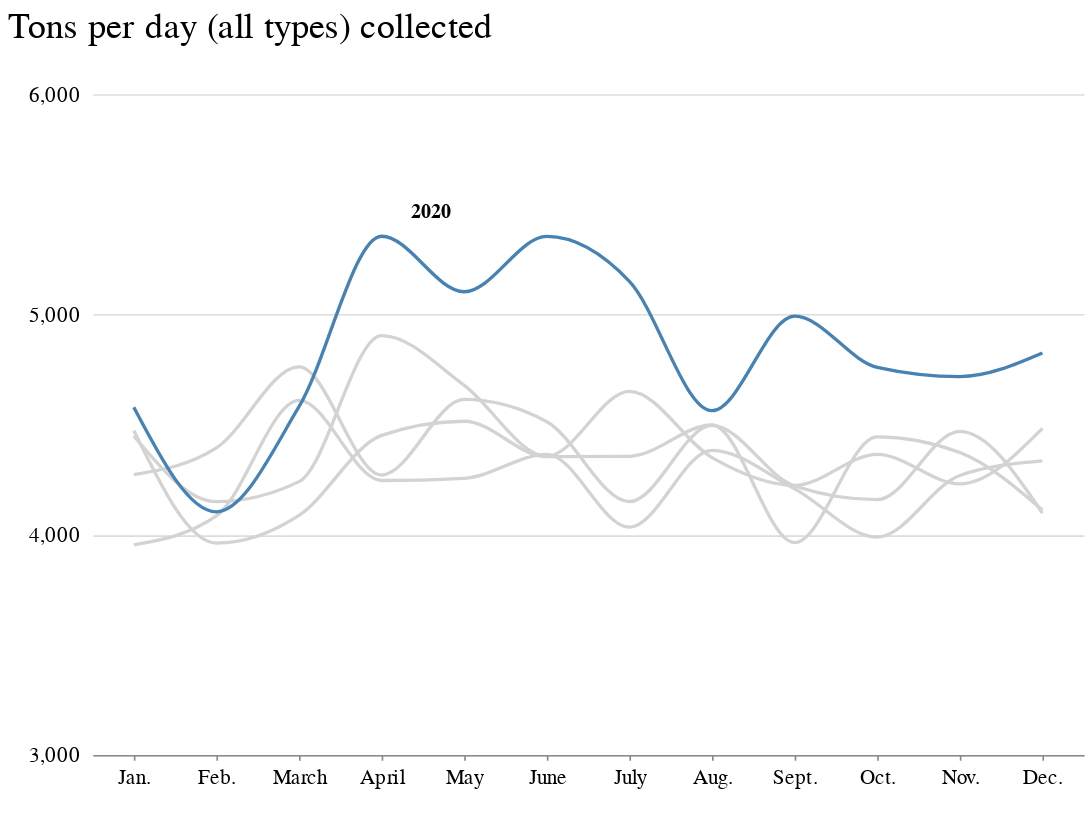

Notebook cell for this chart:
### Code cell
from altair import datum

text = (
    alt.Chart(year_grp.query("tons_per_day == tons_per_day.max()"))
    .mark_text(
        dx=30,
        dy=-15,
        color="#000000",
        font="Benton Gothic",
        fontWeight="bolder",
        fontSize=12,
    )
    .encode(
        x=alt.X(
            "apmonth:O",
            sort=[
                "Jan.",
                "Feb.",
                "March",
                "April",
                "May",
                "June",
                "July",
                "Aug.",
                "Sept.",
                "Oct.",
                "Nov.",
                "Dec.",
            ],
        ),
        y=alt.Y("tons_per_day:Q"),
        text=alt.Text("year"),
    )
)

line = (
    alt.Chart(year_grp)
    .mark_line(interpolate="monotone", size=2)
    .encode(
        x=alt.X(
            "apmonth:O",
            sort=[
                "Jan.",
                "Feb.",
                "March",
                "April",
                "May",
                "June",
                "July",
                "Aug.",
                "Sept.",
                "Oct.",
                "Nov.",
                "Dec.",
            ],
            axis=alt.Axis(grid=False, tickCount=6),
            title=" ",
        ),
        y=alt.Y(
            "tons_per_day",
            axis=alt.Axis(
                format=",.0f",
                tickCount=4,
                gridColor="#dddddd",
                offset=6,
                tickSize=0,
                domainOpacity=0,
            ),
            scale=alt.Scale(domain=[3000, 6000]),
            title=" ",
        ),
        color=alt.Color(
            "year",
            title=" ",
            scale=alt.Scale(
                domain=["2016", "2017", "2018", "2019", "2020"],
                range=["lightgray", "lightgray", "lightgray", "lightgray", "steelblue"],
            ),
            legend=None,
        ),
    )
)
(line + text).properties(
    width=600, height=400, title="Tons per day (all types) collected"
).configure_view(strokeOpacity=0).configure_axis(labelFontSize=13)

### Figure 1 — Vega-Lite specification as saved in the notebook (floating-point values rounded to 4 significant figures)
{"config": {"view": {"width": 800, "height": 450, "strokeOpacity": 0}, "background": "#ffffff", "title": {"anchor": "start", "font": "BentonGothic-Bold, sans", "fontColor": "#000000", "fontSize": 22, "fontWeight": "normal"}, "arc": {"fill": "#82c6df"}, "area": {"fill": "#82c6df"}, "line": {"stroke": "#82c6df", "strokeWidth": 3}, "path": {"stroke": "#82c6df"}, "rect": {"fill": "#82c6df"}, "shape": {"stroke": "#82c6df"}, "bar": {"fill": "#82c6df"}, "point": {"stroke": "#82c6df"}, "symbol": {"fill": "#82c6df", "size": 30}, "axis": {"titleFont": "BentonGothic-Bold, sans", "titleFontSize": 14, "titleFontWeight": "normal", "labelFont": "BentonGothic, sans", "labelFontSize": 13, "labelFontWeight": "normal"}, "axisX": {"labelAngle": 0, "labelPadding": 4, "tickSize": 3}, "axisY": {"labelBaseline": "middle", "maxExtent": 45, "minExtent": 45, "tickSize": 2, "titleAlign": "left", "titleAngle": 0, "titleX": -45, "titleY": -11}, "legend": {"titleFont": "BentonGothic-Bold, sans", "titleFontSize": 14, "titleFontWeight": "normal", "symbolType": "square", "labelFont": "BentonGothic, sans", "labelFontSize": 13}, "range": {"category": ["#3580b1", "#ec8431", "#ab7fb4", "#c89d29", "#adc839", "#829eb1"], "diverging": ["#e68a4f", "#f4bb6a", "#f9e39c", "#dadfe2", "#a6b7c6", "#849eae"], "heatmap": ["#fbf2c7", "#f9e39c", "#f8d36e", "#f4bb6a", "#e68a4f", "#d15a40", "#ab4232"], "ordinal": ["#fbf2c7", "#f9e39c", "#f8d36e", "#f4bb6a", "#e68a4f", "#d15a40", "#ab4232"], "ramp": ["#fbf2c7", "#f9e39c", "#f8d36e", "#f4bb6a", "#e68a4f", "#d15a40", "#ab4232"]}}, "layer": [{"data": {"name": "data-d1b9c38536807b4c6f2be56bcd94c8a3"}, "mark": {"type": "line", "interpolate": "monotone", "size": 2}, "encoding": {"color": {"type": "nominal", "field": "year", "legend": null, "scale": {"domain": ["2016", "2017", "2018", "2019", "2020"], "range": ["lightgray", "lightgray", "lightgray", "lightgray", "steelblue"]}, "title": " "}, "x": {"type": "ordinal", "axis": {"grid": false, "tickCount": 6}, "field": "apmonth", "sort": ["Jan.", "Feb.", "March", "April", "May", "June", "July", "Aug.", "Sept.", "Oct.", "Nov.", "Dec."], "title": " "}, "y": {"type": "quantitative", "axis": {"domainOpacity": 0, "format": ",.0f", "gridColor": "#dddddd", "offset": 6, "tickCount": 4, "tickSize": 0}, "field": "tons_per_day", "scale": {"domain": [3000, 6000]}, "title": " "}}}, {"data": {"name": "data-e9e22c17bca35f4895b4c772c11a63c6"}, "mark": {"type": "text", "color": "#000000", "dx": 30, "dy": -15, "font": "Benton Gothic", "fontSize": 12, "fontWeight": "bolder"}, "encoding": {"text": {"type": "nominal", "field": "year"}, "x": {"type": "ordinal", "field": "apmonth", "sort": ["Jan.", "Feb.", "March", "April", "May", "June", "July", "Aug.", "Sept.", "Oct.", "Nov.", "Dec."]}, "y": {"type": "quantitative", "field": "tons_per_day"}}}], "height": 400, "title": "Tons per day (all types) collected", "width": 600, "$schema": "https://vega.github.io/schema/vega-lite/v4.8.1.json", "datasets": {"data-d1b9c38536807b4c6f2be56bcd94c8a3": [{"year": "2016", "apmonth": "Jan.", "month_year": "2016-01-01T00:00:00", "days_in_month": 31, "tons": 122600.0, "tons_per_day": 3954.0}, {"year": "2016", "apmonth": "Feb.", "month_year": "2016-02-01T00:00:00", "days_in_month": 29, "tons": 118500.0, "tons_per_day": 4085.0}, {"year": "2016", "apmonth": "March", "month_year": "2016-03-01T00:00:00", "days_in_month": 31, "tons": 142900.0, "tons_per_day": 4610.0}, {"year": "2016", "apmonth": "April", "month_year": "2016-04-01T00:00:00", "days_in_month": 30, "tons": 127400.0, "tons_per_day": 4246.0}, {"year": "2016", "apmonth": "May", "month_year": "2016-05-01T00:00:00", "days_in_month": 31, "tons": 131900.0, "tons_per_day": 4256.0}, {"year": "2016", "apmonth": "June", "month_year": "2016-06-01T00:00:00", "days_in_month": 30, "tons": 131000.0, "tons_per_day": 4365.0}, {"year": "2016", "apmonth": "July", "month_year": "2016-07-01T00:00:00", "days_in_month": 31, "tons": 125000.0, "tons_per_day": 4034.0}, {"year": "2016", "apmonth": "Aug.", "month_year": "2016-08-01T00:00:00", "days_in_month": 31, "tons": 135900.0, "tons_per_day": 4383.0}, {"year": "2016", "apmonth": "Sept.", "month_year": "2016-09-01T00:00:00", "days_in_month": 30, "tons": 126200.0, "tons_per_day": 4208.0}, {"year": "2016", "apmonth": "Oct.", "month_year": "2016-10-01T00:00:00", "days_in_month": 31, "tons": 123700.0, "tons_per_day": 3989.0}, {"year": "2016", "apmonth": "Nov.", "month_year": "2016-11-01T00:00:00", "days_in_month": 30, "tons": 128100.0, "tons_per_day": 4269.0}, {"year": "2016", "apmonth": "Dec.", "month_year": "2016-12-01T00:00:00", "days_in_month": 31, "tons": 134400.0, "tons_per_day": 4335.0}, {"year": "2017", "apmonth": "Jan.", "month_year": "2017-01-01T00:00:00", "days_in_month": 31, "tons": 132500.0, "tons_per_day": 4273.0}, {"year": "2017", "apmonth": "Feb.", "month_year": "2017-02-01T00:00:00", "days_in_month": 28, "tons": 123000.0, "tons_per_day": 4394.0}, {"year": "2017", "apmonth": "March", "month_year": "2017-03-01T00:00:00", "days_in_month": 31, "tons": 147600.0, "tons_per_day": 4762.0}, {"year": "2017", "apmonth": "April", "month_year": "2017-04-01T00:00:00", "days_in_month": 30, "tons": 128100.0, "tons_per_day": 4271.0}, {"year": "2017", "apmonth": "May", "month_year": "2017-05-01T00:00:00", "days_in_month": 31, "tons": 143000.0, "tons_per_day": 4614.0}, {"year": "2017", "apmonth": "June", "month_year": "2017-06-01T00:00:00", "days_in_month": 30, "tons": 135400.0, "tons_per_day": 4513.0}, {"year": "2017", "apmonth": "July", "month_year": "2017-07-01T00:00:00", "days_in_month": 31, "tons": 128600.0, "tons_per_day": 4150.0}, {"year": "2017", "apmonth": "Aug.", "month_year": "2017-08-01T00:00:00", "days_in_month": 31, "tons": 139400.0, "tons_per_day": 4496.0}, {"year": "2017", "apmonth": "Sept.", "month_year": "2017-09-01T00:00:00", "days_in_month": 30, "tons": 126600.0, "tons_per_day": 4221.0}, {"year": "2017", "apmonth": "Oct.", "month_year": "2017-10-01T00:00:00", "days_in_month": 31, "tons": 128900.0, "tons_per_day": 4159.0}, {"year": "2017", "apmonth": "Nov.", "month_year": "2017-11-01T00:00:00", "days_in_month": 30, "tons": 134100.0, "tons_per_day": 4469.0}, {"year": "2017", "apmonth": "Dec.", "month_year": "2017-12-01T00:00:00", "days_in_month": 31, "tons": 127100.0, "tons_per_day": 4098.0}, {"year": "2018", "apmonth": "Jan.", "month_year": "2018-01-01T00:00:00", "days_in_month": 31, "tons": 138700.0, "tons_per_day": 4473.0}, {"year": "2018", "apmonth": "Feb.", "month_year": "2018-02-01T00:00:00", "days_in_month": 28, "tons": 110900.0, "tons_per_day": 3962.0}, {"year": "2018", "apmonth": "March", "month_year": "2018-03-01T00:00:00", "days_in_month": 31, "tons": 126700.0, "tons_per_day": 4088.0}, {"year": "2018", "apmonth": "April", "month_year": "2018-04-01T00:00:00", "days_in_month": 30, "tons": 133500.0, "tons_per_day": 4451.0}, {"year": "2018", "apmonth": "May", "month_year": "2018-05-01T00:00:00", "days_in_month": 31, "tons": 140000.0, "tons_per_day": 4515.0}, {"year": "2018", "apmonth": "June", "month_year": "2018-06-01T00:00:00", "days_in_month": 30, "tons": 130600.0, "tons_per_day": 4354.0}, {"year": "2018", "apmonth": "July", "month_year": "2018-07-01T00:00:00", "days_in_month": 31, "tons": 135000.0, "tons_per_day": 4356.0}, {"year": "2018", "apmonth": "Aug.", "month_year": "2018-08-01T00:00:00", "days_in_month": 31, "tons": 139400.0, "tons_per_day": 4498.0}, {"year": "2018", "apmonth": "Sept.", "month_year": "2018-09-01T00:00:00", "days_in_month": 30, "tons": 118900.0, "tons_per_day": 3964.0}, {"year": "2018", "apmonth": "Oct.", "month_year": "2018-10-01T00:00:00", "days_in_month": 31, "tons": 137800.0, "tons_per_day": 4444.0}, {"year": "2018", "apmonth": "Nov.", "month_year": "2018-11-01T00:00:00", "days_in_month": 30, "tons": 131200.0, "tons_per_day": 4373.0}, {"year": "2018", "apmonth": "Dec.", "month_year": "2018-12-01T00:00:00", "days_in_month": 31, "tons": 127500.0, "tons_per_day": 4112.0}, {"year": "2019", "apmonth": "Jan.", "month_year": "2019-01-01T00:00:00", "days_in_month": 31, "tons": 137900.0, "tons_per_day": 4448.0}, {"year": "2019", "apmonth": "Feb.", "month_year": "2019-02-01T00:00:00", "days_in_month": 28, "tons": 116200.0, "tons_per_day": 4150.0}, {"year": "2019", "apmonth": "March", "month_year": "2019-03-01T00:00:00", "days_in_month": 31, "tons": 131500.0, "tons_per_day": 4241.0}, {"year": "2019", "apmonth": "April", "month_year": "2019-04-01T00:00:00", "days_in_month": 30, "tons": 147100.0, "tons_per_day": 4904.0}, {"year": "2019", "apmonth": "May", "month_year": "2019-05-01T00:00:00", "days_in_month": 31, "tons": 145000.0, "tons_per_day": 4678.0}, {"year": "2019", "apmonth": "June", "month_year": "2019-06-01T00:00:00", "days_in_month": 30, "tons": 130700.0, "tons_per_day": 4356.0}, {"year": "2019", "apmonth": "July", "month_year": "2019-07-01T00:00:00", "days_in_month": 31, "tons": 144200.0, "tons_per_day": 4651.0}, {"year": "2019", "apmonth": "Aug.", "month_year": "2019-08-01T00:00:00", "days_in_month": 31, "tons": 134800.0, "tons_per_day": 4350.0}, {"year": "2019", "apmonth": "Sept.", "month_year": "2019-09-01T00:00:00", "days_in_month": 30, "tons": 126700.0, "tons_per_day": 4224.0}, {"year": "2019", "apmonth": "Oct.", "month_year": "2019-10-01T00:00:00", "days_in_month": 31, "tons": 135300.0, "tons_per_day": 4365.0}, {"year": "2019", "apmonth": "Nov.", "month_year": "2019-11-01T00:00:00", "days_in_month": 30, "tons": 126900.0, "tons_per_day": 4231.0}, {"year": "2019", "apmonth": "Dec.", "month_year": "2019-12-01T00:00:00", "days_in_month": 31, "tons": 139000.0, "tons_per_day": 4483.0}, {"year": "2020", "apmonth": "Jan.", "month_year": "2020-01-01T00:00:00", "days_in_month": 31, "tons": 142000.0, "tons_per_day": 4579.0}, {"year": "2020", "apmonth": "Feb.", "month_year": "2020-02-01T00:00:00", "days_in_month": 29, "tons": 119000.0, "tons_per_day": 4104.0}, {"year": "2020", "apmonth": "March", "month_year": "2020-03-01T00:00:00", "days_in_month": 31, "tons": 142000.0, "tons_per_day": 4581.0}, {"year": "2020", "apmonth": "April", "month_year": "2020-04-01T00:00:00", "days_in_month": 30, "tons": 160600.0, "tons_per_day": 5355.0}, {"year": "2020", "apmonth": "May", "month_year": "2020-05-01T00:00:00", "days_in_month": 31, "tons": 158200.0, "tons_per_day": 5103.0}, {"year": "2020", "apmonth": "June", "month_year": "2020-06-01T00:00:00", "days_in_month": 30, "tons": 160600.0, "tons_per_day": 5354.0}, {"year": "2020", "apmonth": "July", "month_year": "2020-07-01T00:00:00", "days_in_month": 31, "tons": 159600.0, "tons_per_day": 5150.0}, {"year": "2020", "apmonth": "Aug.", "month_year": "2020-08-01T00:00:00", "days_in_month": 31, "tons": 141400.0, "tons_per_day": 4563.0}, {"year": "2020", "apmonth": "Sept.", "month_year": "2020-09-01T00:00:00", "days_in_month": 30, "tons": 149800.0, "tons_per_day": 4992.0}, {"year": "2020", "apmonth": "Oct.", "month_year": "2020-10-01T00:00:00", "days_in_month": 31, "tons": 147600.0, "tons_per_day": 4760.0}, {"year": "2020", "apmonth": "Nov.", "month_year": "2020-11-01T00:00:00", "days_in_month": 30, "tons": 141500.0, "tons_per_day": 4718.0}, {"year": "2020", "apmonth": "Dec.", "month_year": "2020-12-01T00:00:00", "days_in_month": 31, "tons": 149600.0, "tons_per_day": 4825.0}, {"year": "2021", "apmonth": "Jan.", "month_year": "2021-01-01T00:00:00", "days_in_month": 31, "tons": 138000.0, "tons_per_day": 4451.0}, {"year": "2021", "apmonth": "Feb.", "month_year": "2021-02-01T00:00:00", "days_in_month": 28, "tons": 126200.0, "tons_per_day": 4507.0}, {"year": "2021", "apmonth": "March", "month_year": "2021-03-01T00:00:00", "days_in_month": 31, "tons": 147500.0, "tons_per_day": 4757.0}, {"year": "2021", "apmonth": "April", "month_year": "2021-04-01T00:00:00", "days_in_month": 30, "tons": 145600.0, "tons_per_day": 4852.0}], "data-e9e22c17bca35f4895b4c772c11a63c6": [{"year": "2020", "apmonth": "April", "month_year": "2020-04-01T00:00:00", "days_in_month": 30, "tons": 160600.0, "tons_per_day": 5355.0}]}}
